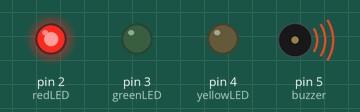
Recording of a sketch running on a simulated Arduino Uno, built with avr-gcc and run on an emulated ATmega328P. Shown: output pins drawn as LEDs (lit = HIGH), buzzer (waves = sounding).

Above: at 0.2 s.
At 2.2 s:
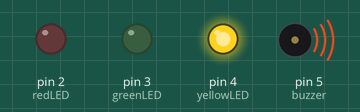
At 3.2 s:
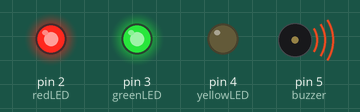
At 3.7 s:
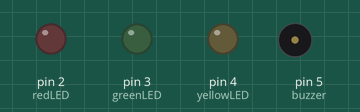
At 5.2 s:
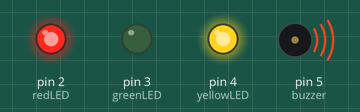
At 7.2 s:
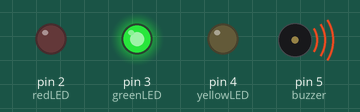
Timing chart, 0 to 7.8 s (numbered marks = the images above):
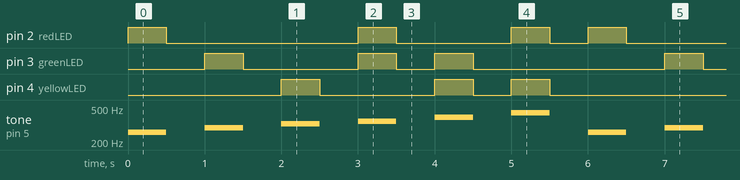

Measured:
- by itself, pin 2 (redLED): repeats every 6.0 s: LOW 2.5 s, HIGH 0.50 s, LOW 1.5 s, HIGH 0.50 s, LOW 0.50 s, HIGH 0.50 s
- by itself, pin 3 (greenLED), pin 4 (yellowLED): repeats every 6.0 s: LOW 1.5 s, HIGH 0.50 s, LOW 0.50 s, HIGH 0.50 s, LOW 2.5 s, HIGH 0.50 s
- by itself, tone on pin 5 (buzzer): repeats every 6.0 s: silent 0.50 s, 294 Hz 0.50 s, silent 0.50 s, 329 Hz 0.50 s, silent 0.50 s, 349 Hz 0.50 s, silent 0.50 s, 392 Hz 0.50 s, silent 0.50 s, 440 Hz 0.50 s, silent 0.50 s, 261 Hz 0.50 s

The sketch:

Multiple_LED.ino
```cpp
//Multi-LED Blink and Sound Symphony with Arduino
// Pin definitions
const int redLED = 2;
const int greenLED = 3;
const int yellowLED = 4;
const int buzzer = 5;

// Frequencies for different sounds
const int sound1 = 261; // Frequency for "Do" (C)
const int sound2 = 294; // Frequency for "Re" (D)
const int sound3 = 329; // Frequency for "Mi" (E)
const int sound4 = 349; // Frequency for "Fa" (F)
const int sound5 = 392; // Frequency for "So" (G)
const int sound6 = 440; // Frequency for "La" (A) - New sound for Red + Yellow

// Time delay for each blink in milliseconds
const int blinkDelay = 500;

void setup() {
  // Initialize LED pins as output
  pinMode(redLED, OUTPUT);
  pinMode(greenLED, OUTPUT);
  pinMode(yellowLED, OUTPUT);

  // Initialize buzzer pin as output
  pinMode(buzzer, OUTPUT);
}

void loop() {
  // Blink Red LED
  digitalWrite(redLED, HIGH);
  tone(buzzer, sound1); // Play sound for Red LED
  delay(blinkDelay);
  digitalWrite(redLED, LOW);
  noTone(buzzer);
  delay(blinkDelay);

  // Blink Green LED
  digitalWrite(greenLED, HIGH);
  tone(buzzer, sound2); // Play sound for Green LED
  delay(blinkDelay);
  digitalWrite(greenLED, LOW);
  noTone(buzzer);
  delay(blinkDelay);

  // Blink Yellow LED
  digitalWrite(yellowLED, HIGH);
  tone(buzzer, sound3); // Play sound for Yellow LED
  delay(blinkDelay);
  digitalWrite(yellowLED, LOW);
  noTone(buzzer);
  delay(blinkDelay);

  // Blink Red and Green LEDs simultaneously
  digitalWrite(redLED, HIGH);
  digitalWrite(greenLED, HIGH);
  tone(buzzer, sound4); // Play sound for Red + Green LEDs
  delay(blinkDelay);
  digitalWrite(redLED, LOW);
  digitalWrite(greenLED, LOW);
  noTone(buzzer);
  delay(blinkDelay);

  // Blink Green and Yellow LEDs simultaneously
  digitalWrite(greenLED, HIGH);
  digitalWrite(yellowLED, HIGH);
  tone(buzzer, sound5); // Play sound for Green + Yellow LEDs
  delay(blinkDelay);
  digitalWrite(greenLED, LOW);
  digitalWrite(yellowLED, LOW);
  noTone(buzzer);
  delay(blinkDelay);

  // Blink Red and Yellow LEDs simultaneously
  digitalWrite(redLED, HIGH);
  digitalWrite(yellowLED, HIGH);
  tone(buzzer, sound6); // Play sound for Red + Yellow LEDs
  delay(blinkDelay);
  digitalWrite(redLED, LOW);
  digitalWrite(yellowLED, LOW);
  noTone(buzzer);
  delay(blinkDelay);
}
```
